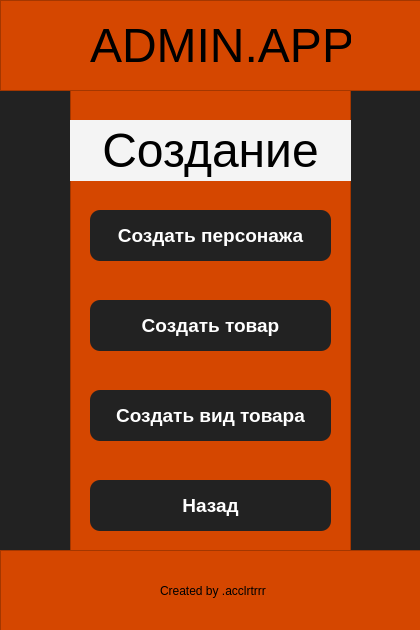
<?xml version="1.0" encoding="UTF-8"?>
<ui version="4.0">
 <class>MainWindow</class>
 <widget class="QMainWindow" name="MainWindow">
  <property name="geometry">
   <rect>
    <x>0</x>
    <y>0</y>
    <width>420</width>
    <height>630</height>
   </rect>
  </property>
  <property name="windowTitle">
   <string>MainWindow</string>
  </property>
  <widget class="QWidget" name="centralwidget">
   <property name="styleSheet">
    <string notr="true">background-color: rgb(34, 34, 34)</string>
   </property>
   <widget class="QFrame" name="frame">
    <property name="geometry">
     <rect>
      <x>0</x>
      <y>0</y>
      <width>481</width>
      <height>91</height>
     </rect>
    </property>
    <property name="styleSheet">
     <string notr="true">background-color: rgb(213, 71, 0);
border-color: white</string>
    </property>
    <property name="frameShape">
     <enum>QFrame::StyledPanel</enum>
    </property>
    <property name="frameShadow">
     <enum>QFrame::Raised</enum>
    </property>
    <widget class="QLabel" name="label">
     <property name="geometry">
      <rect>
       <x>90</x>
       <y>20</y>
       <width>261</width>
       <height>51</height>
      </rect>
     </property>
     <property name="font">
      <font>
       <family>Yu Gothic UI</family>
       <pointsize>36</pointsize>
      </font>
     </property>
     <property name="text">
      <string>ADMIN.APP</string>
     </property>
    </widget>
   </widget>
   <widget class="QFrame" name="frame_2">
    <property name="geometry">
     <rect>
      <x>70</x>
      <y>90</y>
      <width>281</width>
      <height>471</height>
     </rect>
    </property>
    <property name="font">
     <font>
      <family>Train One</family>
      <pointsize>18</pointsize>
     </font>
    </property>
    <property name="styleSheet">
     <string notr="true">background-color: rgb(213, 71, 0)</string>
    </property>
    <property name="frameShape">
     <enum>QFrame::StyledPanel</enum>
    </property>
    <property name="frameShadow">
     <enum>QFrame::Raised</enum>
    </property>
    <widget class="QPushButton" name="pushButton_4">
     <property name="geometry">
      <rect>
       <x>20</x>
       <y>390</y>
       <width>241</width>
       <height>51</height>
      </rect>
     </property>
     <property name="font">
      <font>
       <family>Yu Gothic UI</family>
       <pointsize>14</pointsize>
       <weight>75</weight>
       <bold>true</bold>
      </font>
     </property>
     <property name="layoutDirection">
      <enum>Qt::LeftToRight</enum>
     </property>
     <property name="styleSheet">
      <string notr="true">QPushButton{
	background-color: rgb(34, 34, 34);
	border-radius: 10;
	color: white
}

QPushButton: pressed{
	background-color: rgb(81, 81, 81)
}</string>
     </property>
     <property name="text">
      <string>Назад</string>
     </property>
    </widget>
    <widget class="QLabel" name="label_3">
     <property name="geometry">
      <rect>
       <x>0</x>
       <y>30</y>
       <width>281</width>
       <height>61</height>
      </rect>
     </property>
     <property name="font">
      <font>
       <family>Yu Gothic UI</family>
       <pointsize>36</pointsize>
      </font>
     </property>
     <property name="styleSheet">
      <string notr="true">background-color: rgb(244, 244, 244);
</string>
     </property>
     <property name="text">
      <string>Создание</string>
     </property>
     <property name="alignment">
      <set>Qt::AlignCenter</set>
     </property>
    </widget>
    <widget class="QPushButton" name="pushButton_3">
     <property name="geometry">
      <rect>
       <x>20</x>
       <y>300</y>
       <width>241</width>
       <height>51</height>
      </rect>
     </property>
     <property name="font">
      <font>
       <family>Yu Gothic UI</family>
       <pointsize>14</pointsize>
       <weight>75</weight>
       <bold>true</bold>
      </font>
     </property>
     <property name="layoutDirection">
      <enum>Qt::LeftToRight</enum>
     </property>
     <property name="styleSheet">
      <string notr="true">QPushButton{
	background-color: rgb(34, 34, 34);
	border-radius: 10;
	color: white
}

QPushButton: pressed{
	background-color: rgb(81, 81, 81)
}</string>
     </property>
     <property name="text">
      <string>Создать вид товара</string>
     </property>
    </widget>
    <widget class="QPushButton" name="pushButton">
     <property name="enabled">
      <bool>true</bool>
     </property>
     <property name="geometry">
      <rect>
       <x>20</x>
       <y>120</y>
       <width>241</width>
       <height>51</height>
      </rect>
     </property>
     <property name="font">
      <font>
       <family>Yu Gothic UI</family>
       <pointsize>14</pointsize>
       <weight>75</weight>
       <bold>true</bold>
      </font>
     </property>
     <property name="mouseTracking">
      <bool>false</bool>
     </property>
     <property name="layoutDirection">
      <enum>Qt::LeftToRight</enum>
     </property>
     <property name="autoFillBackground">
      <bool>false</bool>
     </property>
     <property name="styleSheet">
      <string notr="true">QPushButton{
	background-color: rgb(34, 34, 34);
	border-radius: 10;
	color: white
}

QPushButton: pressed{
	background-color: rgb(107, 179, 0)
}</string>
     </property>
     <property name="text">
      <string>Создать персонажа</string>
     </property>
    </widget>
    <widget class="QPushButton" name="pushButton_2">
     <property name="geometry">
      <rect>
       <x>20</x>
       <y>210</y>
       <width>241</width>
       <height>51</height>
      </rect>
     </property>
     <property name="font">
      <font>
       <family>Yu Gothic UI</family>
       <pointsize>14</pointsize>
       <weight>75</weight>
       <bold>true</bold>
      </font>
     </property>
     <property name="layoutDirection">
      <enum>Qt::LeftToRight</enum>
     </property>
     <property name="styleSheet">
      <string notr="true">QPushButton{
	background-color: rgb(34, 34, 34);
	border-radius: 10;
	color: white
}

QPushButton: pressed{
	background-color: rgb(81, 81, 81)
}</string>
     </property>
     <property name="text">
      <string>Создать товар</string>
     </property>
    </widget>
   </widget>
   <widget class="QFrame" name="frame_3">
    <property name="geometry">
     <rect>
      <x>0</x>
      <y>550</y>
      <width>481</width>
      <height>91</height>
     </rect>
    </property>
    <property name="styleSheet">
     <string notr="true">background-color: rgb(213, 71, 0)</string>
    </property>
    <property name="frameShape">
     <enum>QFrame::StyledPanel</enum>
    </property>
    <property name="frameShadow">
     <enum>QFrame::Raised</enum>
    </property>
    <widget class="QLabel" name="label_2">
     <property name="geometry">
      <rect>
       <x>160</x>
       <y>30</y>
       <width>111</width>
       <height>21</height>
      </rect>
     </property>
     <property name="font">
      <font>
       <family>Yu Gothic UI</family>
       <pointsize>9</pointsize>
      </font>
     </property>
     <property name="text">
      <string>Created by .acclrtrrr</string>
     </property>
    </widget>
   </widget>
  </widget>
 </widget>
 <resources/>
 <connections/>
</ui>
